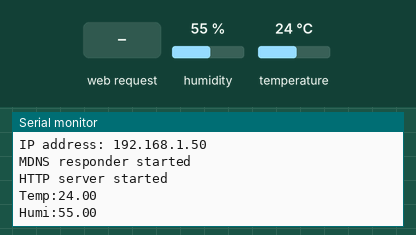
A sketch run on a simulated ESP32. Parts: the last lines printed to the serial monitor. Inputs (shaded band) come from the test bench; at power-on: humidity 55 %, temperature 24 °C. WiFi joins after 1.5 s; servers stay silent unless stated.

Above: at 2.7 s.
2.8 s: HTTP request GET / received
5.5 s: HTTP request GET /demos received
8.2 s: HTTP request GET /features received
11.1 s: HTTP request GET /dht11 received
13.8 s: humidity set to 22 %
At 13.8 s:
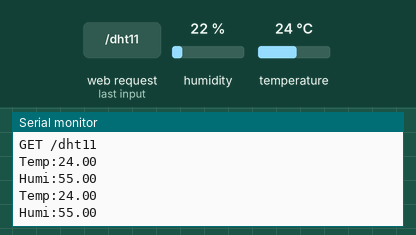
16.5 s: temperature set to 12 °C
At 18.9 s:
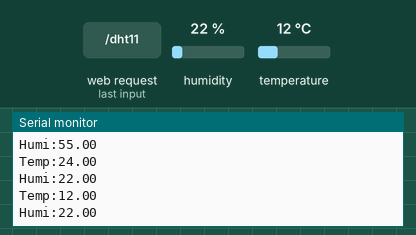

Measured:
- after the input at 16.5 s, the serial monitor: prints a new line after 1.2 s (image 2)

The sketch:

main.ino
```cpp
//THINGSPEAK AND DHT11

#include <WiFi.h>
#include "secrets.h"
#include "ThingSpeak.h" // always include thingspeak header file after other header files and custom macros
#include <WiFiClient.h>
#include <WebServer.h>
#include <ESPmDNS.h>
#include <DFRobot_DHT11.h>
DFRobot_DHT11 DHT;
#define DHT11_PIN 18
#define REPORTING_PERIOD_MS 20000 //report to thingspeak every 20s

uint32_t timer = millis();
const char* hs_ssid = "LaPhone";
const char* hs_password = "password";
char ssid[] = SECRET_SSID;   // your network SSID (name)
char pass[] = SECRET_PASS;   // your network password
int keyIndex = 0;            // your network key Index number (needed only for WEP)
WiFiClient  client;

unsigned long myChannelNumber = SECRET_CH_ID;
const char * myWriteAPIKey = SECRET_WRITE_APIKEY;

#include "about.h"
#include "demos.h"
#include "features.h"
#include "dht11.h"
#include "gps.h"

String myStatus;
float temp;
float humi;

WebServer server(80);
 uint32_t tsLastReport = 0; //4 byte unsigned int to time thingspeak 20s

//temp function to simulate temp sensor
int getTemp() {
  int temp_int = DHT.temperature;
  return temp_int;
}
String getHumi(){
  String humi_string = String(DHT.humidity);
  return humi_string;
}

void handleRoot() {
Serial.println("GET /about");
  server.send(200, "text/html", htmlAbout);
}
 void handleDemos() {
Serial.println("GET /demos");
  server.send(200, "text/html", htmlDemos);
}
void handleFeatures() {
Serial.println("GET /features");
  server.send(200, "text/html", htmlFeatures);
}
void handleDHT11() {
Serial.println("GET /dht11");
String message = htmlDHT11 + homePagePart1 + String(getTemp()) + homePagePart2 +getHumi() + homePagePart3;
  server.send(200, "text/html", message);
}

void handleNotFound() {
  String message = "File Not Found\n\n";
  message += "URI: ";
  message += server.uri();
  message += "\nMethod: ";
  message += (server.method() == HTTP_GET) ? "GET" : "POST";
  message += "\nArguments: ";
  message += server.args();
  message += "\n";
  for (uint8_t i = 0; i < server.args(); i++) {
    message += " " + server.argName(i) + ": " + server.arg(i) + "\n";
  }
  server.send(404, "text/plain", message);
}

void setup(void) {
  Serial.begin(115200);
    while (!Serial) {
    ; // wait for serial port to connect. Needed for Leonardo native USB port only
  }
  WiFi.mode(WIFI_STA);
  ThingSpeak.begin(client);  // Initialize ThingSpeak
  WiFi.begin(hs_ssid, hs_password);
  Serial.println("");

  // Wait for connection
  while (WiFi.status() != WL_CONNECTED) {
    delay(500);
    Serial.print(".");
  }
  Serial.println("");
  Serial.print("Connected to ");
  Serial.println(hs_ssid);
  Serial.print("IP address: ");
  Serial.println(WiFi.localIP());

  if (MDNS.begin("esp32")) {
    Serial.println("MDNS responder started");
  }

  server.on("/", handleRoot);
  server.on("/demos", handleDemos);
  server.on("/features", handleFeatures);
  server.on("/dht11", handleDHT11);
  server.on("/inline", []() {
  server.send(200, "text/plain", "this works as well");
  });
  server.onNotFound(handleNotFound);

  server.begin();
  Serial.println("HTTP server started");
}

void loop(void) {

  ThingSpeak.setField(1,temp);
  ThingSpeak.setField(2,humi);

  DHT.read(DHT11_PIN);
  temp = DHT.temperature;
  Serial.print("Temp:");
  Serial.println(temp);
  humi = DHT.humidity;
  Serial.print("Humi:");
  Serial.println(humi);
  delay(2000);

  server.handleClient();
   if (millis () - tsLastReport > REPORTING_PERIOD_MS)
 {
  ThingSpeak.setStatus(myStatus);
  // Write to ThingSpeak. There are up to 8 fields in a channel, allowing you to store up to 8 different
  // pieces of information in a channel.  Here, we write to field 1.
  int x = ThingSpeak.writeFields(myChannelNumber, myWriteAPIKey);
  tsLastReport = millis();
  //delay(2);//allow the cpu to switch to other tasks
  }
}
```

about.h
```cpp
const char htmlAbout[] PROGMEM = R"=====(
<html>

<head>
    <meta http-equiv="content-type" content="text/html;charset=UTF-8">
    <meta name="viewport" content="width=device-width, initial-scale=1">
    <title>ABOUT PAGE FOR SERVER</title>
    <style>


 *{
  margin: 0px;
  padding: 00px;
  font-family:Verdana,Tahoma, sans-serif;
}

html, body {
  overflow-x: hidden;
  background-color: #CCCCFF;
  height: 100%;
}

.flex-Container{

 display: flex;

 flex-direction: column;

 background-color: #CCCCFF;

 align-items: center;

 }

 h1{

 font: bold;

 font-size: 40px;

 font-family: Arial;

 color: navy;

text-align: center;

 }

 p{

 font-size: 25px;

 font-family: Arial;

 color: navy;

text-align: center;

 }

 th, td {

 font-size: 25px;

 padding: 8px;

 text-align: left;


 border-bottom: 1px solid #ddd;

}
.clearfix::after{
  content:"";
  display:block;
  clear:both;
}

#intro{
  width:60%;
  font-family:Verdana,Tahoma, sans-serif;
  min-height:300px;
  padding-left: 10px;
  padding-top: 10px;
  margin-left: 300px;
  margin-right: 20px;
  border-right: 10px whitesmoke;
  background-color: rgb(226, 232, 236);
  float:center;
  border-radius: 10px;
}

#main{
  width:100%;
  min-height:300px;
  background-color: rgb(255, 255, 255);
  margin-bottom: 10px;
  border: 10px solid rgb(255, 255, 255);
}

#side-div{
  width:99.5%;
  padding-left: 10px;
  min-height:300px;
  font-size: 13px;
  line-height: 50px;
  text-align:left;
  background-color: #33475b;
  border-radius: 10px;
  color: white;
  font-family: Avenir;
  float:left;
}

#body-div img{
  width:65%;
  min-height:300px;
  margin-right: 20px;
  border-right: 10px whitesmoke;
  background-color: rgb(157, 199, 224);
  float:right;
  border-radius: 10px;
}

#side-div2{
  width:20%;
  padding-left: 10px;
  margin-top: 10px;
  margin-right: 20px;
  min-height:300px;
  font-size: 13px;
  line-height: 50px;
  text-align:left;
  background-color: #33475b;
  border-radius: 10px;
  color: white;
  font-family: Avenir;
  float:right;
}

#body-div2 img{
  width:65%;
  min-height:300px;
  margin-right: 10px;
  border-right: 10px whitesmoke;
  background-color: rgb(157, 199, 224);
  float:left;
  border-radius: 10px;
}


#footer-div{

  width:100%;
  min-height:50px;
  line-height:50px;
  background-color:#173042;
  text-align:center;
  font-size:smaller;
}
.LandOverview div{
  vertical-align: middle;
  font-size: 30px;
  color:rgb(30, 28, 28);
  letter-spacing: 1.20px;

}
 .header {
  display: block;
  margin: 0 auto;
  width: 100%;
  max-width: 100%;
  box-shadow: none;
  background-color: #173042;   /* #FC466B */
  text-align:center;
  position: fixed;
  height: 60px!important;
  overflow: hidden;
  z-index: 10;
}
.main_body{
  margin: 0 auto;
  display: block;
  height: 100%;
  margin-top: 60px;
}
.mainInner{
  display: table;
  height: 100%;
  width: 100%;
  text-align: center;
}
.mainInner div{
  display:table-cell;
  vertical-align: middle;
  font-size: 3em;
  font-weight: bold;
  letter-spacing: 1.25px;
}
 #sidebarMenu {
  height: 100%;
  position: fixed;
  left: 0;
  width: 250px;
  margin-top: 60px;
  transform: translateX(-250px);
  transition: transform 250ms ease-in-out;
  background: linear-gradient(186deg, #173042 32%, #ce7c7c 68%);
}
.sidebarMenuInner{
  margin:0;
  padding:0;
  border-top: 1px solid rgba(255, 255, 255, 0.10);
}
.sidebarMenuInner li{
  list-style: none;
  color: #fff;
  text-transform: uppercase;
  font-weight: bold;
  padding: 20px;
  cursor: pointer;
  border-bottom: 1px solid rgba(255, 255, 255, 0.10);
}
.sidebarMenuInner li span{
  display: block;
  font-size: 14px;
  color: rgba(255, 255, 255, 0.50);
}
.sidebarMenuInner li a{
  color: #fff;
  text-transform: uppercase;
  font-weight: bold;
  cursor: pointer;
  text-decoration: none;
}
.sidebarMenuInner span a{
  display: block;
  font-size: 14px;
  color: rgba(255, 255, 255, 0.50);
}
.sidebarMenuInner li:hover {
  background-color: ce7c7c;
}

input[type="checkbox"]:checked ~ #sidebarMenu {
  transform: translateX(0);
}

input[type=checkbox] {
  transition: all 0.3s;
  box-sizing: border-box;
  display: none;
}
.sidebarIconToggle {
  transition: all 0.3s;
  box-sizing: border-box;
  cursor: pointer;
  position: absolute;
  z-index: 99;
  height: 100%;
  width: 100%;
  top: 22px;
  left: 15px;
  height: 22px;
  width: 22px;
}
.spinner {
  transition: all 0.3s;
  box-sizing: border-box;
  position: absolute;
  height: 3px;
  width: 100%;
  background-color: #fff;
}
.horizontal {
  transition: all 0.3s;
  box-sizing: border-box;
  position: relative;
  float: left;
  margin-top: 3px;
}
.diagonal.part-1 {
  position: relative;
  transition: all 0.3s;
  box-sizing: border-box;
  float: left;
}
.diagonal.part-2 {
  transition: all 0.3s;
  box-sizing: border-box;
  position: relative;
  float: left;
  margin-top: 3px;
}
input[type=checkbox]:checked ~ .sidebarIconToggle > .horizontal {
  transition: all 0.3s;
  box-sizing: border-box;
  opacity: 0;
}
input[type=checkbox]:checked ~ .sidebarIconToggle > .diagonal.part-1 {
  transition: all 0.3s;
  box-sizing: border-box;
  transform: rotate(135deg);
  margin-top: 8px;
}
input[type=checkbox]:checked ~ .sidebarIconToggle > .diagonal.part-2 {
  transition: all 0.3s;
  box-sizing: border-box;
  transform: rotate(-135deg);
  margin-top: -9px;
}
</style>
</head>

<body>
  <div class="flex-Container">
      <div class="header"></div>
      <input type="checkbox" class="openSidebarMenu" id="openSidebarMenu">
      <label for="openSidebarMenu" class="sidebarIconToggle">
      <div class="spinner diagonal part-1"></div>
      <div class="spinner horizontal"></div>
    <div class="spinner diagonal part-2"></div>
  </label>

  <div id="sidebarMenu">
    <ul class="sidebarMenuInner">
      <li><a href="/" role="button">ABOUT</a></li>
      <li><a href="/demos" role="button">DEMOS</a></li>
      <li><a href="/features" role="button">FEATURES</a>
      <span><a href="/dht11" role="button">DHT11</a></span>
      <span>Ultrasonics</span> <span>Heart-Rate Sensor</span><span>SIM Module</span><span>Accelerometer</span></li>
    </ul>
  </div>

  <br/><br/><br/><br/>

  <h1> ABOUT PAGE</h1>
  <p>Hello! this is a test for webpage window about, has sidebar with access to other pages</p>

  <br/><br/><br/><br/><br/><br/><br/><br/>
<div id="footer-div">© ABOUT </div>
</body>

</html>
)=====";
```

demos.h
```cpp
const char htmlDemos[] PROGMEM = R"=====(
<html>

<head>
    <meta http-equiv="content-type" content="text/html;charset=UTF-8">
    <meta name="viewport" content="width=device-width, initial-scale=1">
    <title>DEMOS PAGE FOR SERVER</title>
    <style>


 *{
  margin: 0px;
  padding: 00px;
  font-family:Verdana,Tahoma, sans-serif;
}

html, body {
  overflow-x: hidden;
  background-color: #CCCCFF;
  height: 100%;
}

.flex-Container{

 display: flex;

 flex-direction: column;

 background-color: #CCCCFF;

 align-items: center;

 }

 h1{

 font: bold;

 font-size: 40px;

 font-family: Arial;

 color: navy;

text-align: center;

 }

 p{

 font-size: 25px;

 font-family: Arial;

 color: navy;

text-align: center;

 }

 th, td {

 font-size: 25px;

 padding: 8px;

 text-align: left;


 border-bottom: 1px solid #ddd;

}
.clearfix::after{
  content:"";
  display:block;
  clear:both;
}

#intro{
  width:60%;
  font-family:Verdana,Tahoma, sans-serif;
  min-height:300px;
  padding-left: 10px;
  padding-top: 10px;
  margin-left: 300px;
  margin-right: 20px;
  border-right: 10px whitesmoke;
  background-color: rgb(226, 232, 236);
  float:center;
  border-radius: 10px;
}

#main{
  width:100%;
  min-height:300px;
  background-color: rgb(255, 255, 255);
  margin-bottom: 10px;
  border: 10px solid rgb(255, 255, 255);
}

#side-div{
  width:99.5%;
  padding-left: 10px;
  min-height:300px;
  font-size: 13px;
  line-height: 50px;
  text-align:left;
  background-color: #33475b;
  border-radius: 10px;
  color: white;
  font-family: Avenir;
  float:left;
}

#body-div img{
  width:65%;
  min-height:300px;
  margin-right: 20px;
  border-right: 10px whitesmoke;
  background-color: rgb(157, 199, 224);
  float:right;
  border-radius: 10px;
}

#side-div2{
  width:20%;
  padding-left: 10px;
  margin-top: 10px;
  margin-right: 20px;
  min-height:300px;
  font-size: 13px;
  line-height: 50px;
  text-align:left;
  background-color: #33475b;
  border-radius: 10px;
  color: white;
  font-family: Avenir;
  float:right;
}

#body-div2 img{
  width:65%;
  min-height:300px;
  margin-right: 10px;
  border-right: 10px whitesmoke;
  background-color: rgb(157, 199, 224);
  float:left;
  border-radius: 10px;
}


#footer-div{

  width:100%;
  min-height:50px;
  line-height:50px;
  background-color:#173042;
  text-align:center;
  font-size:smaller;
}
.LandOverview div{
  vertical-align: middle;
  font-size: 30px;
  color:rgb(30, 28, 28);
  letter-spacing: 1.20px;

}
 .header {
  display: block;
  margin: 0 auto;
  width: 100%;
  max-width: 100%;
  box-shadow: none;
  background-color: #173042;   /* #FC466B */
  text-align:center;
  position: fixed;
  height: 60px!important;
  overflow: hidden;
  z-index: 10;
}
.main_body{
  margin: 0 auto;
  display: block;
  height: 100%;
  margin-top: 60px;
}
.mainInner{
  display: table;
  height: 100%;
  width: 100%;
  text-align: center;
}
.mainInner div{
  display:table-cell;
  vertical-align: middle;
  font-size: 3em;
  font-weight: bold;
  letter-spacing: 1.25px;
}
 #sidebarMenu {
  height: 100%;
  position: fixed;
  left: 0;
  width: 250px;
  margin-top: 60px;
  transform: translateX(-250px);
  transition: transform 250ms ease-in-out;
  background: linear-gradient(186deg, #173042 32%, #ce7c7c 68%);
}
.sidebarMenuInner{
  margin:0;
  padding:0;
  border-top: 1px solid rgba(255, 255, 255, 0.10);
}
.sidebarMenuInner li{
  list-style: none;
  color: #fff;
  text-transform: uppercase;
  font-weight: bold;
  padding: 20px;
  cursor: pointer;
  border-bottom: 1px solid rgba(255, 255, 255, 0.10);
}
.sidebarMenuInner li span{
  display: block;
  font-size: 14px;
  color: rgba(255, 255, 255, 0.50);
}
.sidebarMenuInner li a{
  color: #fff;
  text-transform: uppercase;
  font-weight: bold;
  cursor: pointer;
  text-decoration: none;
}
.sidebarMenuInner span a{
  display: block;
  font-size: 14px;
  color: rgba(255, 255, 255, 0.50);
}
.sidebarMenuInner li:hover {
  background-color: ce7c7c;
}

input[type="checkbox"]:checked ~ #sidebarMenu {
  transform: translateX(0);
}

input[type=checkbox] {
  transition: all 0.3s;
  box-sizing: border-box;
  display: none;
}
.sidebarIconToggle {
  transition: all 0.3s;
  box-sizing: border-box;
  cursor: pointer;
  position: absolute;
  z-index: 99;
  height: 100%;
  width: 100%;
  top: 22px;
  left: 15px;
  height: 22px;
  width: 22px;
}
.spinner {
  transition: all 0.3s;
  box-sizing: border-box;
  position: absolute;
  height: 3px;
  width: 100%;
  background-color: #fff;
}
.horizontal {
  transition: all 0.3s;
  box-sizing: border-box;
  position: relative;
  float: left;
  margin-top: 3px;
}
.diagonal.part-1 {
  position: relative;
  transition: all 0.3s;
  box-sizing: border-box;
  float: left;
}
.diagonal.part-2 {
  transition: all 0.3s;
  box-sizing: border-box;
  position: relative;
  float: left;
  margin-top: 3px;
}
input[type=checkbox]:checked ~ .sidebarIconToggle > .horizontal {
  transition: all 0.3s;
  box-sizing: border-box;
  opacity: 0;
}
input[type=checkbox]:checked ~ .sidebarIconToggle > .diagonal.part-1 {
  transition: all 0.3s;
  box-sizing: border-box;
  transform: rotate(135deg);
  margin-top: 8px;
}
input[type=checkbox]:checked ~ .sidebarIconToggle > .diagonal.part-2 {
  transition: all 0.3s;
  box-sizing: border-box;
  transform: rotate(-135deg);
  margin-top: -9px;
}
</style>
</head>

<body>
  <div class="flex-Container">
      <div class="header"></div>
      <input type="checkbox" class="openSidebarMenu" id="openSidebarMenu">
      <label for="openSidebarMenu" class="sidebarIconToggle">
      <div class="spinner diagonal part-1"></div>
      <div class="spinner horizontal"></div>
    <div class="spinner diagonal part-2"></div>
  </label>

  <div id="sidebarMenu">
    <ul class="sidebarMenuInner">
      <li><a href="/" role="button">ABOUT</a></li>
      <li><a href="/demos" role="button">DEMOS</a></li>
      <li><a href="/features" role="button">FEATURES</a>
      <span><a href="/dht11" role="button">DHT11</a></span>
      <span>Ultrasonics</span> <span>Heart-Rate Sensor</span><span>SIM Module</span><span>Accelerometer</span></li>
    </ul>
  </div>

  <br/><br/><br/><br/>
  <h1> DEMOS PAGE</h1>

  <p>Hello! this is a test for webpage window demos, has sidebar with access to other pages</p>

    <br/><br/><br/><br/><br/><br/><br/><br/>
<div id="footer-div">© DEMOS </div>
</body>

</html>
)=====";
```

secrets.h
```cpp
// Use this file to store all of the private credentials
// and connection details

#define SECRET_SSID "LaPhone"		// replace MySSID with your WiFi network name
#define SECRET_PASS "password"	// replace MyPassword with your WiFi password

#define SECRET_CH_ID 2415187			// replace 0000000 with your channel number
#define SECRET_WRITE_APIKEY "0BLHF7BELS66B0QW"   // replace XYZ with your channel write API Key
```

Source omitted: dht11.h (7238 bytes), features.h (6414 bytes), gps.h (6911 bytes)
